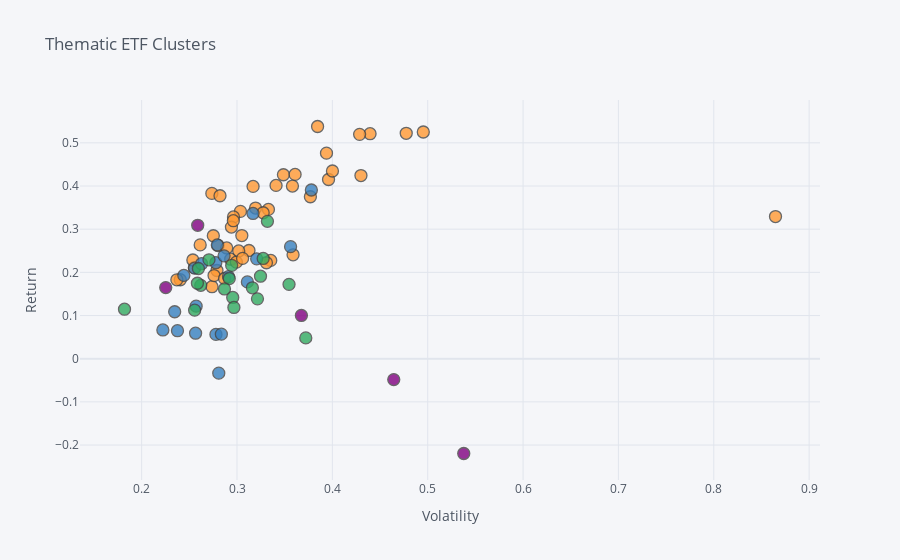

Here is the notebook cell this chart was saved with:
### Markdown cell above
The higher the number of PCA components, the more information I get to preserve from the original features. Therefore, I am incentivized to maximize the number of PCA components among scree plots with an elbow. In this case, 4 PCA components and 4 clusters looks like the optimal option. I cannot plot a 6-dimension graph, so I randomly use two of the features for visualization. Each color represents one cluster.

### Code cell
# Ignore warnings
import warnings
warnings.filterwarnings('ignore')

# PCA analysis with 4 components
pca_final = PCA(n_components=4)
pca_final_result = pca_final.fit_transform(dataset_scaled)

# K Means Clustering with 4 clusters
km_final = KMeans(n_clusters=4).fit(pca_final_result)

# plotting
dataset_final['label'] = km_final.labels_
dataset_final['ticker'] = dataset_final.index
dataset_final[['label']] = dataset_final[['label']].astype('float64', copy=False) #converting label column to float64 to be able to use in plotly
dataset_final.iplot(kind='scatter', x='Volatility',y='Return', mode ='markers', categories='label', text='ticker',
                   title='Thematic ETF Clusters', xTitle='Volatility', yTitle='Return', legend=False)

### Figure 1 — Plotly figure (JSON) as saved in the notebook; plotly's stock layout.template omitted (floating-point values rounded to 4 significant figures)
{"data": [{"marker": {"color": "rgba(255, 153, 51, 1.0)", "line": {"width": 1.3}, "opacity": 0.8, "size": 12, "symbol": "circle"}, "mode": "markers", "name": "1.0", "text": ["ARK Innovation ETF", "ARK Next Generation Internet ETF", "ARK Fintech Innovation ETF", "First Trust NASDAQ Cybersecurity ETF", "ARK Autonomous Technology & Robotics ETF", "Invesco Solar ETF", "Global X Lithium & Battery Tech ETF", "First Trust NASDAQ Clean Edge Green Energy Index Fund", "Global X Robotics & Artificial Intelligence ETF", "Invesco WilderHill Clean Energy ETF", "ETFMG Prime Cyber Security ETF", "SPDR S&P Kensho New Economies Composite ETF", "ROBO Global Robotics and Automation Index ETF", "ETFMG Prime Mobile Payments ETF", "Amplify Transformational Data Sharing ETF", "Global X FinTech ETF", "Defiance Next Gen Connectivity ETF", "First Trust Indxx NextG ETF", "ALPS Clean Energy ETF", "Global X Autonomous & Electric Vehicles ETF", "VanEck Vectors Video Gaming and eSports ETF", "iShares MSCI ACWI Low Carbon Target ETF", "3D Printing ETF", "Invesco MSCI Sustainable Future ETF", "Global X Social Media ETF", "iShares Robotics and Artificial Intelligence Multisector ETF", "Invesco Global Clean Energy ETF", "Global X Internet of Things ETF", "VanEck Vectors Low Carbon Energy ETF", "SPDR S&P Kensho Clean Power ETF", "iShares Self-Driving EV and Tech ETF", "Siren Nasdaq NexGen Economy ETF", "SPDR S&P Kensho Smart Mobility ETF", "Global X E-commerce ETF", "First Trust Nasdaq Artificial Intelligence and Robotics ETF", "Global X Artificial Intelligence & Technology ETF", "KraneShares Electric Vehicles and Future Mobility Index ETF", "Global X Millennial Consumer ETF", "Wedbush ETFMG Video Game Tech ETF", "SPDR MSCI ACWI Low Carbon Target ETF", "Principal Millennials Index ETF", "First Trust Indxx Innovative Transaction & Process ETF", "Direxion Daily Robotics, Artificial Intelligence, & Automati…", "Capital Link Global Fintech Leaders ETF", "Ecofin Digital Payments Infrastructure Fund", "Capital Link Global Green Energy Transport and Technology Le…"], "textfont": {"color": "#4D5663"}, "type": "scatter", "x": [0.43, 0.3938, 0.341, 0.279, 0.3487, 0.4954, 0.396, 0.4395, 0.3125, 0.4775, 0.2738, 0.333, 0.2934, 0.3354, 0.3845, 0.3309, 0.2759, 0.2553, 0.4001, 0.3195, 0.2736, 0.2405, 0.3588, 0.3018, 0.3036, 0.2802, 0.3609, 0.3051, 0.3581, 0.4286, 0.2963, 0.2822, 0.377, 0.2942, 0.2993, 0.2752, 0.3274, 0.2892, 0.3169, 0.2369, 0.2614, 0.2869, 0.8647, 0.2537, 0.3058, 0.2961], "y": [0.4242, 0.4761, 0.4014, 0.2043, 0.4261, 0.5251, 0.4151, 0.5212, 0.2506, 0.5221, 0.1667, 0.3458, 0.2305, 0.2277, 0.5378, 0.2223, 0.1926, 0.2109, 0.4347, 0.349, 0.3829, 0.1828, 0.2407, 0.2496, 0.3412, 0.2622, 0.4268, 0.2853, 0.3999, 0.5196, 0.3283, 0.3774, 0.375, 0.3048, 0.2236, 0.2847, 0.3381, 0.2565, 0.399, 0.1828, 0.2636, 0.1858, 0.3293, 0.2286, 0.2323, 0.3197]}, {"marker": {"color": "rgba(55, 128, 191, 1.0)", "line": {"width": 1.3}, "opacity": 0.8, "size": 12, "symbol": "circle"}, "mode": "markers", "name": "2.0", "text": ["iShares Global Clean Energy ETF", "iShares Global Infrastructure ETF", "Global X U.S. Infrastructure Development ETF", "FlexShares STOXX Global Broad Infrastructure Index Fund", "Invesco Water Resources ETF", "First Trust Water ETF", "Invesco S&P Global Water Index ETF", "iShares U.S. Infrastructure ETF", "SPDR S&P Global Infrastructure ETF", "First Trust Global Wind Energy ETF", "First Trust NASDAQ Clean Edge Smart Grid Infrastructure Inde…", "Invesco Global Water ETF", "ProShares DJ Brookfield Global Infrastructure ETF", "Global X Renewable Energy Producers ETF", "VanEck Vectors Environmental Services ETF", "SPDR S&P Kensho Intelligent Structures ETF", "Ecofin Global Water ESG Fund", "VanEck Vectors Uranium+Nuclear Energy ETF", "iShares Emerging Markets Infrastructure ETF", "Legg Mason Global Infrastructure ETF"], "textfont": {"color": "#4D5663"}, "type": "scatter", "x": [0.378, 0.2779, 0.3562, 0.2346, 0.2778, 0.2864, 0.2555, 0.3109, 0.2836, 0.2793, 0.3168, 0.2442, 0.2566, 0.2571, 0.2911, 0.3206, 0.2629, 0.2376, 0.2809, 0.2223], "y": [0.3907, 0.05635, 0.2595, 0.1088, 0.2223, 0.2382, 0.2098, 0.1779, 0.0569, 0.2635, 0.3364, 0.1929, 0.05907, 0.1218, 0.1902, 0.2312, 0.2201, 0.0649, -0.03341, 0.06659]}, {"marker": {"color": "rgba(50, 171, 96, 1.0)", "line": {"width": 1.3}, "opacity": 0.8, "size": 12, "symbol": "circle"}, "mode": "markers", "name": "3.0", "text": ["FlexShares Morningstar Global Upstream Natural Resources Ind…", "SPDR S&P Global Natural Resources ETF", "VanEck Vectors Agribusiness ETF", "Global X Uranium ETF", "SPDR S&P North American Natural Resources ETF", "iShares Global Timber & Forestry ETF", "iShares North American Natural Resources ETF", "Columbia Emerging Markets Consumer ETF", "Amplify Lithium & Battery Technology ETF", "Invesco MSCI Global Timber ETF", "Columbia India Consumer ETF", "iShares MSCI Global Agriculture Producers ETF", "VanEck Vectors Natural Resources ETF", "Global X Health & Wellness ETF", "First Trust Indxx Global Natural Resources Income ETF", "IQ Global Resources ETF", "KraneShares MSCI One Belt One Road Index ETF", "First Trust Indxx Global Agriculture ETF"], "textfont": {"color": "#4D5663"}, "type": "scatter", "x": [0.2955, 0.3215, 0.2595, 0.3319, 0.3246, 0.3274, 0.3721, 0.2556, 0.3546, 0.2944, 0.2967, 0.2706, 0.2919, 0.262, 0.3161, 0.182, 0.2585, 0.2869], "y": [0.1419, 0.1386, 0.2089, 0.3182, 0.1911, 0.2322, 0.04822, 0.1125, 0.1722, 0.2161, 0.1188, 0.2291, 0.1858, 0.1699, 0.1642, 0.1146, 0.1748, 0.1616]}, {"marker": {"color": "rgba(128, 0, 128, 1.0)", "line": {"width": 1.3}, "opacity": 0.8, "size": 12, "symbol": "circle"}, "mode": "markers", "name": "0.0", "text": ["ETFMG Alternative Harvest ETF", "AdvisorShares Pure Cannabis ETF", "ProShares Pet Care ETF", "Global X Aging Population ETF", "The Long-Term Care ETF"], "textfont": {"color": "#4D5663"}, "type": "scatter", "x": [0.5378, 0.4644, 0.2588, 0.2252, 0.3675], "y": [-0.2195, -0.04835, 0.309, 0.1647, 0.1002]}], "layout": {"legend": {"bgcolor": "#F5F6F9", "font": {"color": "#4D5663"}}, "paper_bgcolor": "#F5F6F9", "plot_bgcolor": "#F5F6F9", "showlegend": false, "title": {"font": {"color": "#4D5663"}, "text": "Thematic ETF Clusters"}, "xaxis": {"gridcolor": "#E1E5ED", "showgrid": true, "tickfont": {"color": "#4D5663"}, "title": {"font": {"color": "#4D5663"}, "text": "Volatility"}, "zerolinecolor": "#E1E5ED"}, "yaxis": {"gridcolor": "#E1E5ED", "showgrid": true, "tickfont": {"color": "#4D5663"}, "title": {"font": {"color": "#4D5663"}, "text": "Return"}, "zerolinecolor": "#E1E5ED"}}}
